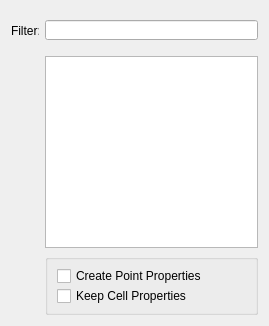
<ui version="4.0" >
 <author>Matthew Livingstone &amp; Tim Anema</author>
 <class>Form</class>
 <widget class="QWidget" name="Form" >
  <property name="windowModality" >
   <enum>Qt::NonModal</enum>
  </property>
  <property name="geometry" >
   <rect>
    <x>0</x>
    <y>0</y>
    <width>269</width>
    <height>326</height>
   </rect>
  </property>
  <property name="sizePolicy" >
   <sizepolicy vsizetype="Expanding" hsizetype="Expanding" >
    <horstretch>0</horstretch>
    <verstretch>0</verstretch>
   </sizepolicy>
  </property>
  <property name="windowTitle" >
   <string>Form</string>
  </property>
  <layout class="QGridLayout" name="gridLayout" >
   <item row="1" column="2" >
    <widget class="QListWidget" name="DrillHoleWidget" >
     <property name="sizePolicy" >
      <sizepolicy vsizetype="Expanding" hsizetype="Expanding" >
       <horstretch>0</horstretch>
       <verstretch>0</verstretch>
      </sizepolicy>
     </property>
    </widget>
   </item>
   <item row="0" column="2" >
    <widget class="QLineEdit" name="Filter" >
     <property name="sizePolicy" >
      <sizepolicy vsizetype="Minimum" hsizetype="Expanding" >
       <horstretch>0</horstretch>
       <verstretch>0</verstretch>
      </sizepolicy>
     </property>
     <property name="maximumSize" >
      <size>
       <width>16777215</width>
       <height>20</height>
      </size>
     </property>
    </widget>
   </item>
   <item row="0" column="0" >
    <widget class="QLabel" name="label" >
     <property name="sizePolicy" >
      <sizepolicy vsizetype="Expanding" hsizetype="Expanding" >
       <horstretch>0</horstretch>
       <verstretch>0</verstretch>
      </sizepolicy>
     </property>
     <property name="maximumSize" >
      <size>
       <width>28</width>
       <height>43</height>
      </size>
     </property>
     <property name="text" >
      <string>Filter:</string>
     </property>
     <property name="alignment" >
      <set>Qt::AlignLeading|Qt::AlignLeft|Qt::AlignVCenter</set>
     </property>
    </widget>
   </item>
   <item row="2" column="2" >
    <widget class="QGroupBox" name="groupbox" >
     <property name="sizePolicy" >
      <sizepolicy vsizetype="Expanding" hsizetype="Expanding" >
       <horstretch>0</horstretch>
       <verstretch>0</verstretch>
      </sizepolicy>
     </property>
     <property name="maximumSize" >
      <size>
       <width>16777215</width>
       <height>61</height>
      </size>
     </property>
     <property name="title" >
      <string/>
     </property>
     <property name="checkable" >
      <bool>false</bool>
     </property>
     <property name="checked" >
      <bool>false</bool>
     </property>
     <layout class="QFormLayout" name="formLayout" >
      <property name="fieldGrowthPolicy" >
       <enum>QFormLayout::AllNonFixedFieldsGrow</enum>
      </property>
      <item row="0" column="0" >
       <widget class="QCheckBox" name="CreatePointProp" >
        <property name="text" >
         <string>Create Point Properties</string>
        </property>
       </widget>
      </item>
      <item row="1" column="0" >
       <widget class="QCheckBox" name="KeepCellProp" >
        <property name="sizePolicy" >
         <sizepolicy vsizetype="Expanding" hsizetype="Expanding" >
          <horstretch>0</horstretch>
          <verstretch>0</verstretch>
         </sizepolicy>
        </property>
        <property name="maximumSize" >
         <size>
          <width>16777215</width>
          <height>14</height>
         </size>
        </property>
        <property name="text" >
         <string>Keep Cell Properties</string>
        </property>
       </widget>
      </item>
     </layout>
    </widget>
   </item>
  </layout>
 </widget>
 <resources>
  <include location="pqUI.qrc" />
 </resources>
 <connections/>
</ui>
